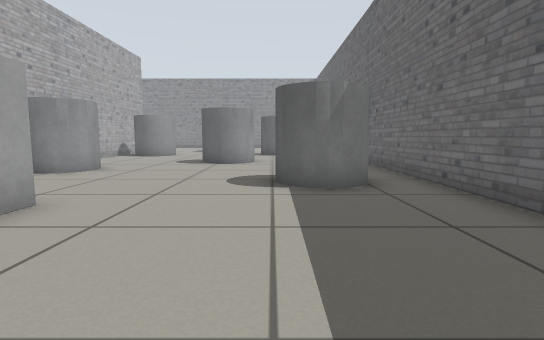
View 1 (above)

22 first-person views from a walk through a world built for the Gazebo simulator. The camera is 0.5 m above the floor, tilts 6° down and sees 80° across. The floor is counted in squares, 0.5 m on a side. Each view is taken from the middle of a square. On the plan, view 1 faces up. The plan holds only what a view shows up to about 12 squares ahead; the rest is blank.

View 2
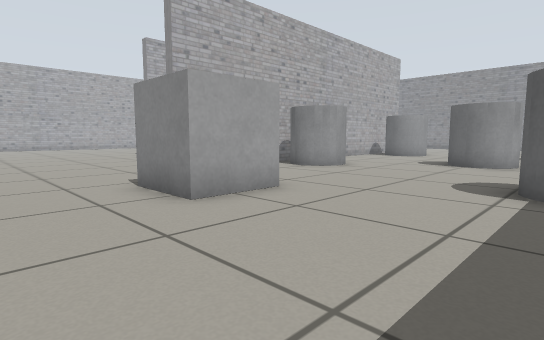

View 3
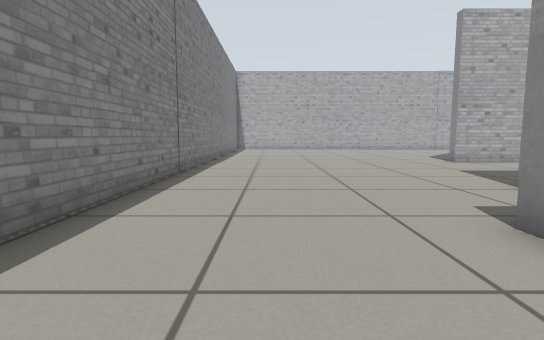

View 4
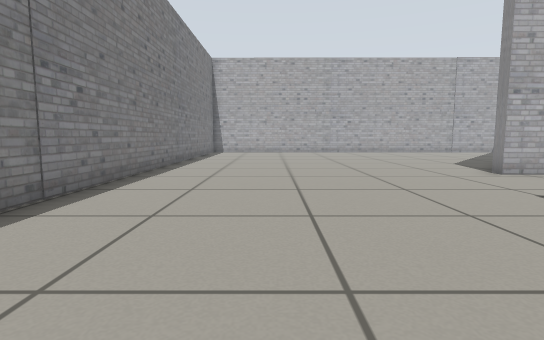

View 5
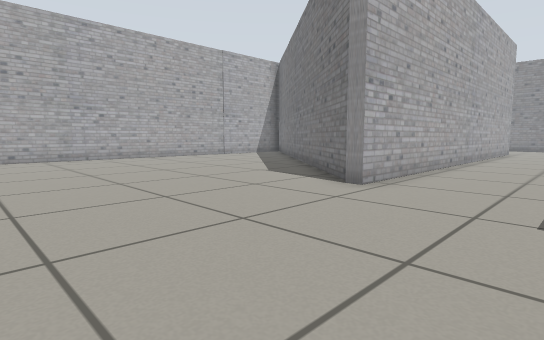

View 6
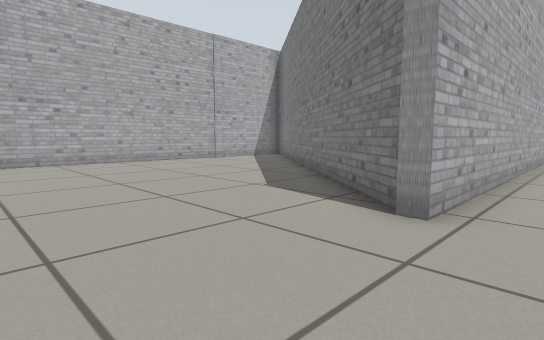

View 7
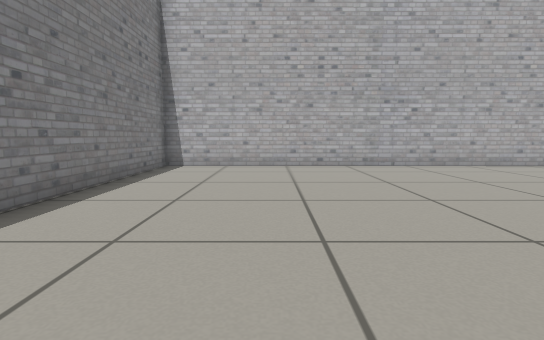

View 8
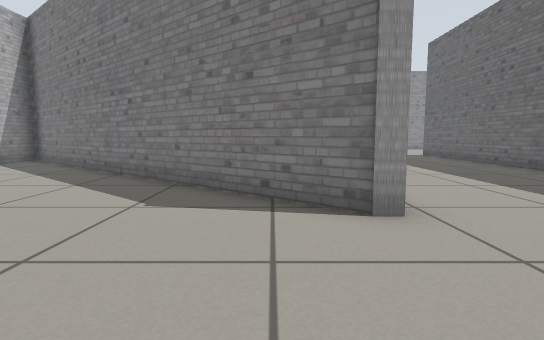

View 9
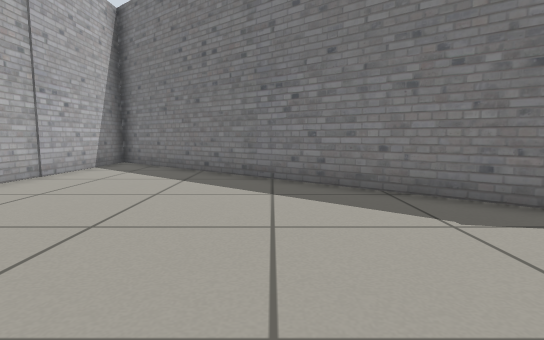

View 10
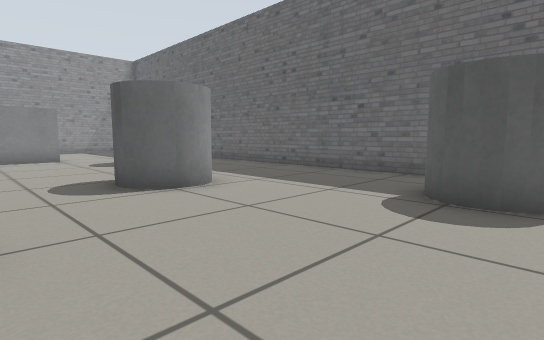

View 11
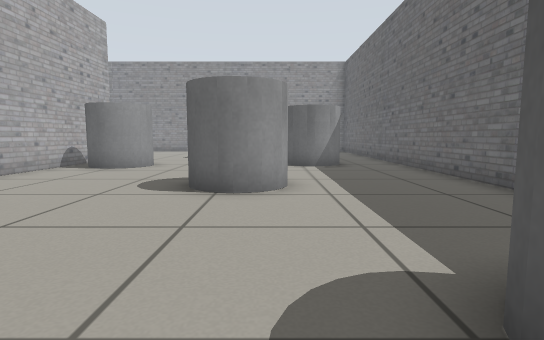

View 12
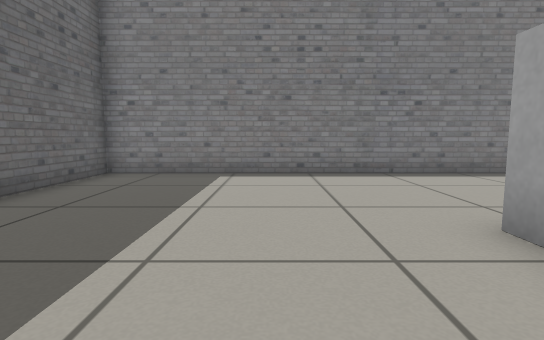

View 13
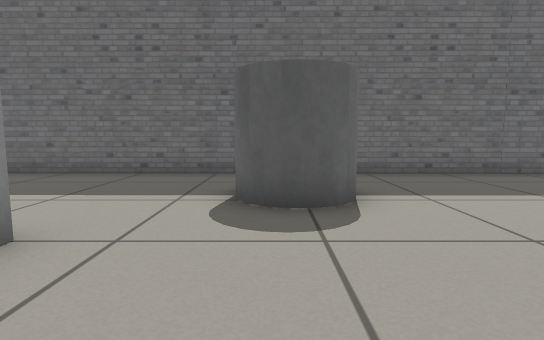

View 14
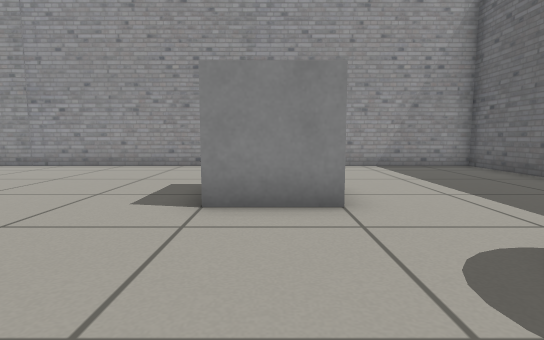

View 15
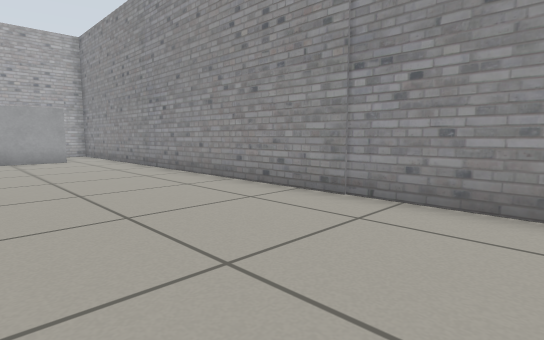

View 16
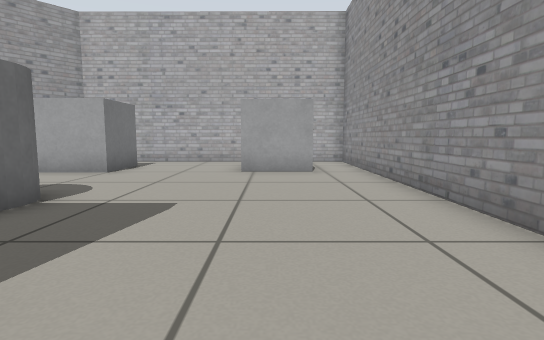

View 17
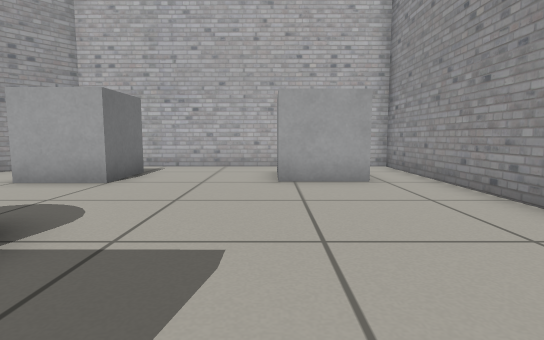

View 18
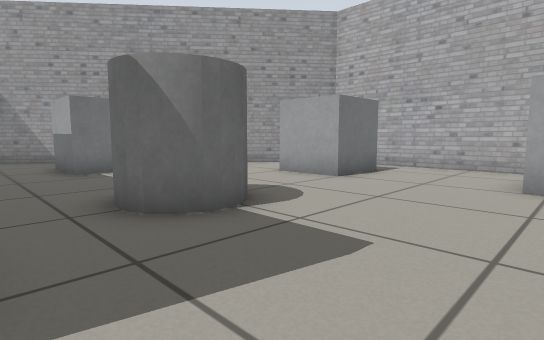

View 19
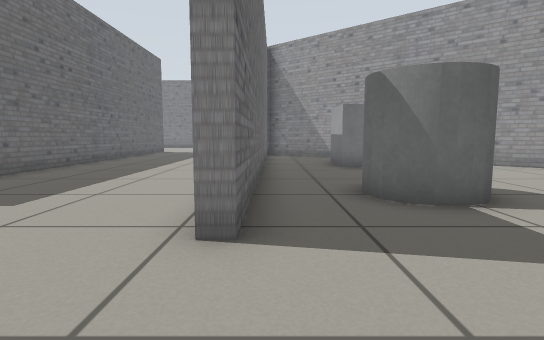

View 20
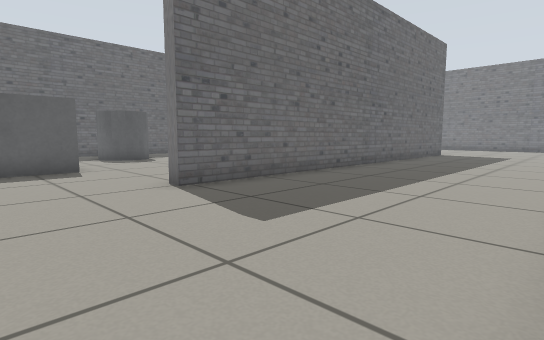

View 21
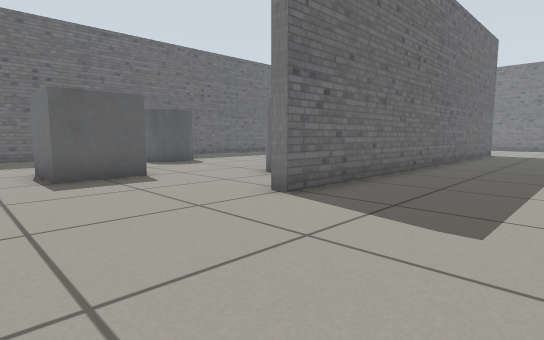

View 22
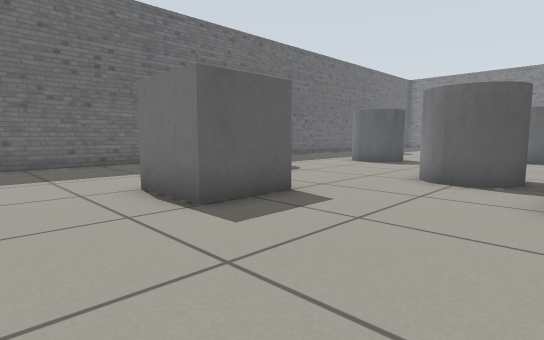

### Floor plan
Key: @ floor where view 1 was taken; # wall or solid block; . floor; C grey cylinder; O other object.
Columns run from 26 left of view 1 to 4 right of it. Each row starts with its distance up from view 1.
 27 ###############################
 26 #.....................   .....#
 25 #   O.........................#
 24 #   O.........................#
 23 #.O O.........................#
 22 #.....................OOO.....#
 21 #..........#..........OOO.....#
 20 #.......CC.#..................#
 19 #.OOO...CC.#......#...........#
 18 #   O..  ..#......#.C.....CC..#
 17 #  ....  ..#......#C C....CC..#
 16 ###...  ...#......#.C.........#
 15 #.##.   ...#......#...........#
 14 #..##   OO.#......#...........#
 13 #...##   O.#......#.....CC....#
 12 #....### ..#......#.....CC....#
 11 #......##..#......#...........#
 10 #.......##.#......#CCC........#
  9 #........###..... #CC.........#
  8 #.........##...   #........C..#
  7 #..........#....  # ......C C.#
  6 #................ #  ......C..#
  5 #.................#   ........#
  4 #................... OO.......#
  3 #....................OO.......
  2 #.............................
  1 #.............................#
  0 #.........................@...#
 -1 #.............................#
 -2 #.............................#
 -3 ###############################

Where each view was taken, in squares from view 1:
view 1: 0 up, 0 right, facing up
view 2: 0 up, 1 right, facing up-left
view 3: 0 up, 2 left, facing left
view 4: 1 up, 6 left, facing left
view 5: 1 up, 11 left, facing up-left
view 6: 3 up, 13 left, facing up-left
view 7: 1 up, 15 left, facing left
view 8: 3 up, 16 left, facing up
view 9: 4 up, 20 left, facing up
view 10: 6 up, 5 left, facing up-right
view 11: 6 up, 1 left, facing up
view 12: 6 up, 1 left, facing down
view 13: 18 up, 5 left, facing right
view 14: 16 up, 3 left, facing up
view 15: 22 up, 8 left, facing up-left
view 16: 24 up, 13 left, facing left
view 17: 23 up, 15 left, facing left
view 18: 24 up, 15 left, facing down-left
view 19: 25 up, 15 left, facing down
view 20: 23 up, 14 left, facing down-right
view 21: 24 up, 12 left, facing down-right
view 22: 25 up, 8 left, facing down-right
